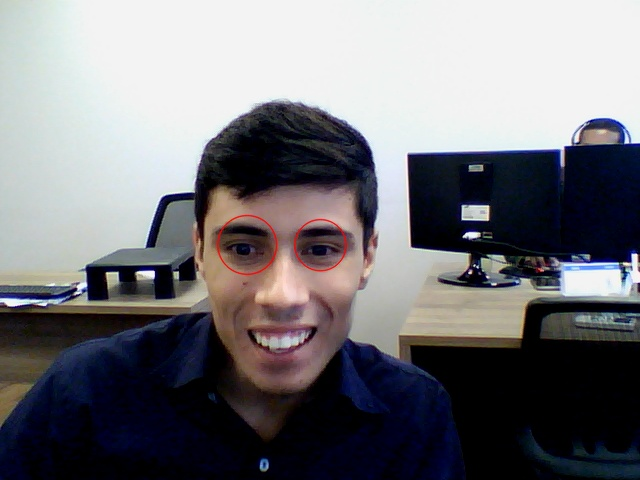
#> input picture opencv-py/blobs.jpg, 640 x 480 px, given in place of the camera
$ python main.py
#> lines starting #> are read from the running program, lines starting #| are printed output that depends on the picture; after the words box and inside, x2 and y2 are one past the last pixel; in counts of white or black regions, pixels touching at a corner belong together
import cv2
import numpy
#url = "rtsp://71014217:123@10.10.10.209:8554/profile0"

#cam = cv2.VideoCapture(url, cv2.CAP_FFMPEG)
cam = cv2.VideoCapture(0)
kernel = numpy.ones((5 ,5), numpy.uint8)

if cam is None or not cam.isOpened():
    print('Warning: unable to open video source: ', cam)
else:
    while (True):
        ret, frame = cam.read()
#> frame is the input picture: shape (480, 640, 3); mean B, G, R 120.2, 115.6, 116.5
        cinza = cv2.cvtColor(frame, cv2.COLOR_BGR2GRAY)
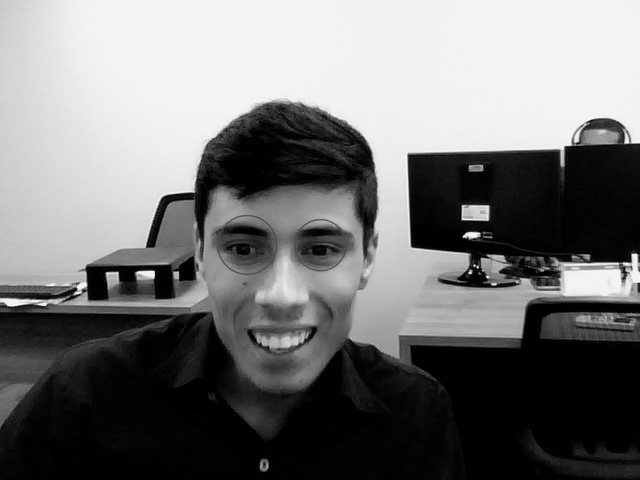
#> cinza: shape (480, 640); min 0, max 249, mean 116.4
        _, imagembin = cv2.threshold(cinza, 90, 255, cv2.THRESH_BINARY)
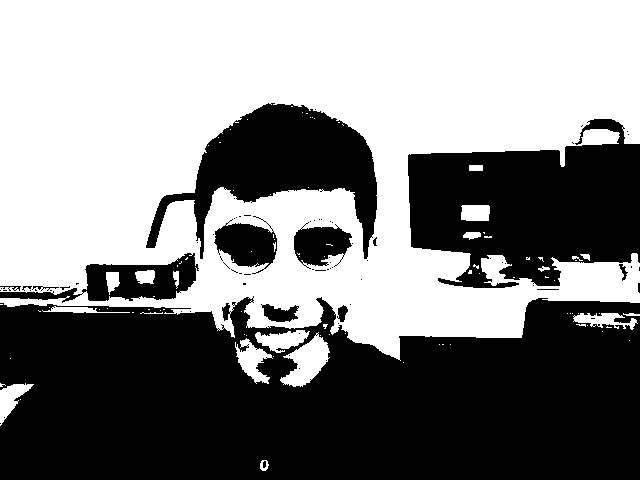
#> imagembin: shape (480, 640); 51.6% white; 75 black regions (61 under 20 px)
        imagemdesfoq = cv2.GaussianBlur(imagembin, (5,5), 0)
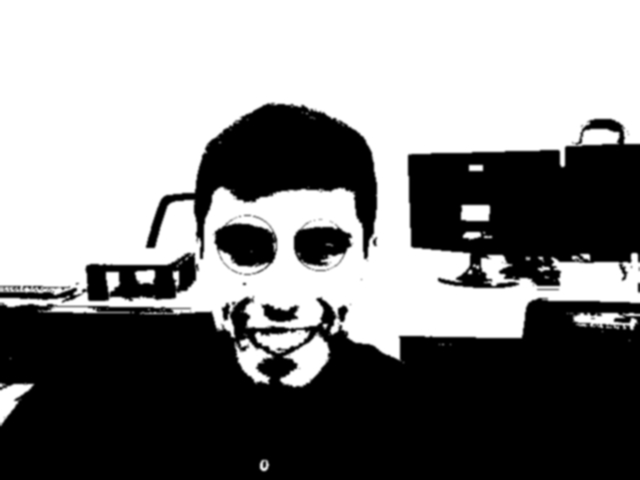
#> imagemdesfoq: shape (480, 640); min 0, max 255, mean 131.7
        contornos, hier = cv2.findContours(imagemdesfoq, cv2.RETR_TREE, cv2.CHAIN_APPROX_SIMPLE)
#> contornos = 45 contours, 22 with area under 20; largest, box (x1, y1, x2, y2) and area: (0, 0, 640, 389) 186040, (148, 105, 376, 251) 12944, (87, 263, 176, 300) 2224, (216, 225, 274, 265) 1660, (295, 228, 349, 264) 1300
        cv2.drawContours(frame, contornos, -1, (0, 255, 0), 2)
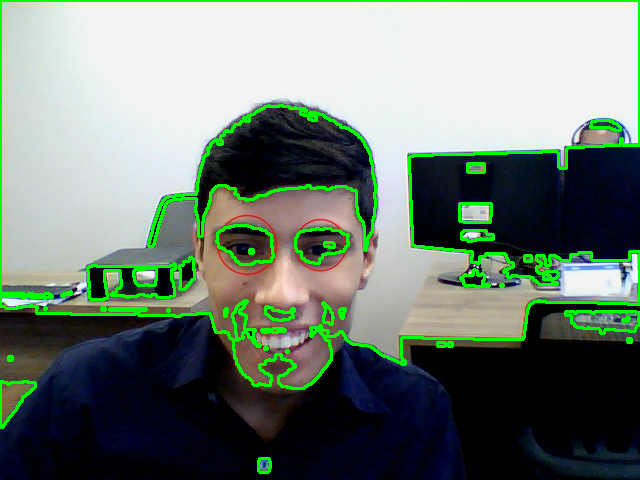
#> frame: shape (480, 640, 3); 5.89% of pixels changed, all inside (x1, y1, x2, y2) = (0, 0, 640, 474)
        #circles = cv2.HoughCircles(imagemdesfoq, cv2.HOUGH_GRADIENT, 1.2, 100)
        for c in contornos:
            contornofechado = cv2.arcLength(c, True)
            aproximarforma = cv2.approxPolyDP(c, 0.03 * contornofechado, True)
            cv2.imshow('contornos', frame)
#> this loop made 45 passes
#> contornofechado on passes 1, 7, 8, 10, 13, 15, 16, 17, 18, 19, 21, 22: 46.73, 197.4, 18.49, 82.73, 3155.6, 7.66, 9.66, 7.66, 7.66, 52.14, 26.73, 9.66
#> (contornofechado, aproximarforma) on passes 2, 3, 4, 5, 6, 9: (148.1, [[35, 382], [0, 381], [0, 427]]), (16, [[8, 356], [8, 360], [12, 360], [12, 356]]), (16, [[448, 342], [448, 346], [452, 346], [452, 342]]), (24, [[437, 342], [437, 346], [445, 346], [445, 342]]), (16, [[627, 338], [627, 342], [631, 342], [631, 338]]), (26, [[524, 255], [524, 261], [531, 261], [531, 255]])

            # [15 lines of commented-out code are left out]

        k = cv2.waitKey(1) & 0xFF
#> (key Esc is pressed here)

        if k == 27:
            break
